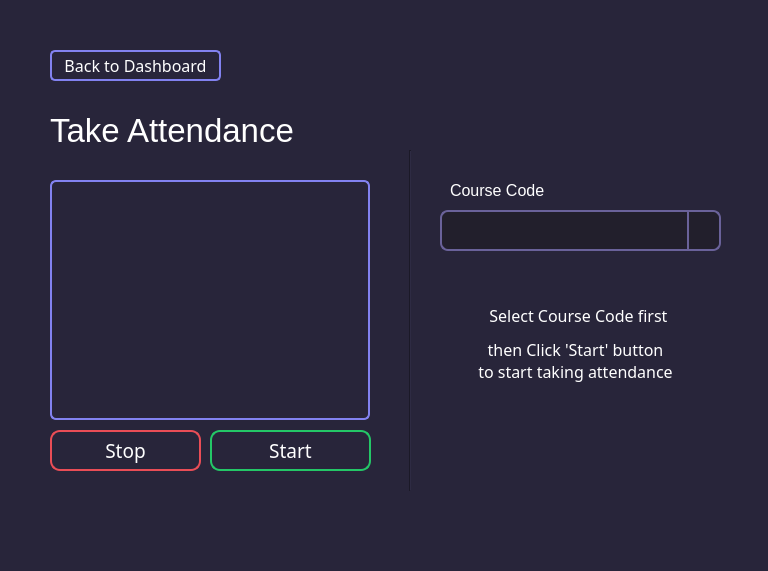
<?xml version="1.0" encoding="UTF-8"?>
<ui version="4.0">
 <class>MainWindow</class>
 <widget class="QMainWindow" name="MainWindow">
  <property name="geometry">
   <rect>
    <x>0</x>
    <y>0</y>
    <width>768</width>
    <height>571</height>
   </rect>
  </property>
  <property name="windowTitle">
   <string>MainWindow</string>
  </property>
  <property name="styleSheet">
   <string notr="true">background-color: rgb(40,37,58);</string>
  </property>
  <widget class="QWidget" name="centralwidget">
   <widget class="QPushButton" name="start_attendance_btn">
    <property name="geometry">
     <rect>
      <x>210</x>
      <y>430</y>
      <width>161</width>
      <height>41</height>
     </rect>
    </property>
    <property name="font">
     <font>
      <family>Product Sans</family>
      <pointsize>14</pointsize>
      <weight>50</weight>
      <bold>false</bold>
     </font>
    </property>
    <property name="styleSheet">
     <string notr="true">QPushButton#start_attendance_btn {
    background-color: none;
    border: 1.5px solid rgb(36,199,103);
	border-radius: 10px;
    color: white;
}

QPushButton#start_attendance_btn:hover {
    background-color: rgb(36,199,103);
	color: rgb(54, 54, 54)
    
}</string>
    </property>
    <property name="text">
     <string>Start</string>
    </property>
    <property name="flat">
     <bool>true</bool>
    </property>
   </widget>
   <widget class="QPushButton" name="backtodashboard_btn">
    <property name="geometry">
     <rect>
      <x>50</x>
      <y>50</y>
      <width>171</width>
      <height>31</height>
     </rect>
    </property>
    <property name="font">
     <font>
      <family>Product Sans</family>
      <pointsize>12</pointsize>
      <weight>50</weight>
      <bold>false</bold>
     </font>
    </property>
    <property name="styleSheet">
     <string notr="true">QPushButton#backtodashboard_btn {
    background-color: none;
    border: 1.5px solid rgb(130,130,240) ;
	border-radius: 5px;
    color: white;
}

QPushButton#backtodashboard_btn:hover {
    background-color:  rgb(130,130,240);
	color: rgb(54, 54, 54)
    
}</string>
    </property>
    <property name="text">
     <string>Back to Dashboard</string>
    </property>
    <property name="flat">
     <bool>true</bool>
    </property>
   </widget>
   <widget class="QPushButton" name="stop_attendance_btn">
    <property name="geometry">
     <rect>
      <x>50</x>
      <y>430</y>
      <width>151</width>
      <height>41</height>
     </rect>
    </property>
    <property name="font">
     <font>
      <family>Product Sans</family>
      <pointsize>14</pointsize>
      <weight>50</weight>
      <bold>false</bold>
     </font>
    </property>
    <property name="styleSheet">
     <string notr="true">QPushButton#stop_attendance_btn {
    background-color: none;
    border: 1.5px solid  rgb(234,77,86) ;
	border-radius: 10px;
    color: white;
}

QPushButton#stop_attendance_btn:hover {
    background-color:  rgb(234,77,86) ;
	color: rgb(54, 54, 54)
    
}</string>
    </property>
    <property name="text">
     <string>Stop</string>
    </property>
    <property name="flat">
     <bool>true</bool>
    </property>
   </widget>
   <widget class="QLabel" name="label">
    <property name="geometry">
     <rect>
      <x>440</x>
      <y>330</y>
      <width>271</width>
      <height>61</height>
     </rect>
    </property>
    <property name="font">
     <font>
      <family>Product Sans</family>
      <pointsize>12</pointsize>
      <weight>50</weight>
      <bold>false</bold>
     </font>
    </property>
    <property name="styleSheet">
     <string notr="true">color :rgb(255, 255, 255)</string>
    </property>
    <property name="text">
     <string>then Click 'Start' button
to start taking attendance</string>
    </property>
    <property name="alignment">
     <set>Qt::AlignCenter</set>
    </property>
   </widget>
   <widget class="QLabel" name="label_2">
    <property name="geometry">
     <rect>
      <x>450</x>
      <y>290</y>
      <width>261</width>
      <height>51</height>
     </rect>
    </property>
    <property name="font">
     <font>
      <family>Product Sans</family>
      <pointsize>12</pointsize>
      <weight>50</weight>
      <bold>false</bold>
     </font>
    </property>
    <property name="styleSheet">
     <string notr="true">color :rgb(255, 255, 255)</string>
    </property>
    <property name="text">
     <string>Select Course Code first </string>
    </property>
    <property name="alignment">
     <set>Qt::AlignCenter</set>
    </property>
   </widget>
   <widget class="QLabel" name="img_label">
    <property name="geometry">
     <rect>
      <x>50</x>
      <y>180</y>
      <width>320</width>
      <height>240</height>
     </rect>
    </property>
    <property name="font">
     <font>
      <pointsize>38</pointsize>
     </font>
    </property>
    <property name="styleSheet">
     <string notr="true">border-radius: 6px;
border: 2px solid rgb(130,130,240) ;</string>
    </property>
    <property name="text">
     <string/>
    </property>
    <property name="scaledContents">
     <bool>true</bool>
    </property>
   </widget>
   <widget class="Line" name="line">
    <property name="geometry">
     <rect>
      <x>400</x>
      <y>150</y>
      <width>21</width>
      <height>341</height>
     </rect>
    </property>
    <property name="orientation">
     <enum>Qt::Vertical</enum>
    </property>
   </widget>
   <widget class="QLabel" name="markattendance_err_label">
    <property name="geometry">
     <rect>
      <x>260</x>
      <y>50</y>
      <width>451</width>
      <height>31</height>
     </rect>
    </property>
    <property name="font">
     <font>
      <family>Product Sans</family>
      <pointsize>12</pointsize>
      <weight>50</weight>
      <bold>false</bold>
     </font>
    </property>
    <property name="styleSheet">
     <string notr="true">color :rgb(255, 0, 127)</string>
    </property>
    <property name="text">
     <string/>
    </property>
    <property name="alignment">
     <set>Qt::AlignRight|Qt::AlignTrailing|Qt::AlignVCenter</set>
    </property>
   </widget>
   <widget class="QLabel" name="label_9">
    <property name="geometry">
     <rect>
      <x>450</x>
      <y>180</y>
      <width>240</width>
      <height>21</height>
     </rect>
    </property>
    <property name="font">
     <font>
      <family>MS Shell Dlg 2</family>
      <pointsize>12</pointsize>
      <weight>50</weight>
      <bold>false</bold>
     </font>
    </property>
    <property name="styleSheet">
     <string notr="true">color:rgb(255, 255, 255)</string>
    </property>
    <property name="text">
     <string>Course Code</string>
    </property>
   </widget>
   <widget class="QComboBox" name="course_code_cbox">
    <property name="geometry">
     <rect>
      <x>440</x>
      <y>210</y>
      <width>281</width>
      <height>41</height>
     </rect>
    </property>
    <property name="styleSheet">
     <string notr="true">QComboBox {
border: 2px solid rgb(106, 98, 154);
border-radius: 8px;
background: rgb(34,31,44);
color: white;
padding: 12px;
font-size:15px;
}

/*
QComboBox:editable {
	//drop down menur border radius dewa hoile konay konay following color deha jaye
    background: red; 
	border-radius: 8px;
	color: white;
}*/


QComboBox:!editable, QComboBox::drop-down:editable {
background:  rgb(34,31,44); color: white;
}
QComboBox:!editable:hover, QComboBox::drop-down:!editable {
background:   rgb(34,31,44); color: aqua;
}
/* QComboBox gets the &quot;on&quot; state when the popup is open */
QComboBox:!editable:on, QComboBox::drop-down:editable:on {
	/* on state howar por main combobox er bgcolor ekhane change korte parbo*/
    background:  rgb(34,31,44);
	font-weight: 30px;
}
QComboBox:on { /* shift the text when the popup opens */
color:white;
}
QComboBox::drop-down {
    subcontrol-origin: padding;
    subcontrol-position: top right;
    width: 30px; /* arrow er separator ta left theke 30px duure */

    border-left-width: 2px;
    border-left-color: rgb(106, 98, 154);
    border-left-style: solid; /* just a single line */
    border-top-right-radius: 8px; /* same radius as the QComboBox */
    border-bottom-right-radius: 8px;
	/* extra */
	/*border-bottom-left-radius: 8px;
	border-top-left-radius: 8px;*/

}
QComboBox::drop-down:hover {
   background: transparent;
}

QComboBox::down-arrow {
    /*image: url(/usr/share/icons/crystalsvg/16x16/actions/downdown.png);*/
	image: url(./downdown.png)
}
QComboBox::down-arrow:on { /* shift the arrow when popup is open */
    top: 1px;
    left: 1px;
}
QComboBox QAbstractItemView {
border: 2px solid rgb(106, 98, 154);
border-radius: 8px;
padding-left: 5px;
padding-right: 5px;
padding-top:5px;
padding-bottom:5px;
selection-background-color:  rgb(106, 98, 154);
color: white;
}
</string>
    </property>
    <property name="editable">
     <bool>false</bool>
    </property>
   </widget>
   <widget class="QLabel" name="welcome">
    <property name="geometry">
     <rect>
      <x>50</x>
      <y>110</y>
      <width>321</width>
      <height>40</height>
     </rect>
    </property>
    <property name="font">
     <font>
      <family>MS Shell Dlg 2</family>
      <pointsize>25</pointsize>
     </font>
    </property>
    <property name="styleSheet">
     <string notr="true">color: white;
</string>
    </property>
    <property name="text">
     <string>Take Attendance</string>
    </property>
   </widget>
  </widget>
 </widget>
 <resources/>
 <connections/>
</ui>
